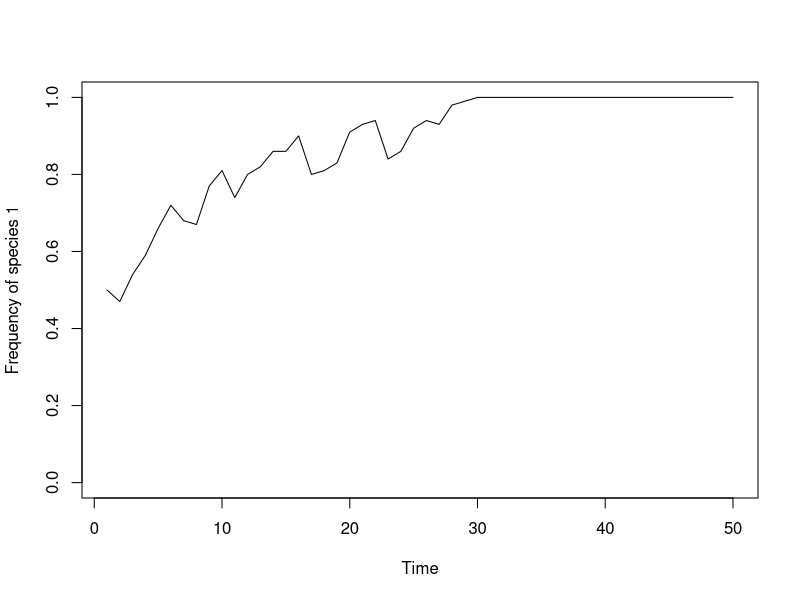

Reproduce this figure in R.
J <- 100
init.1 <- J/2
COM <- vector(length = J)
COM[1:init.1] <- 1; COM[(init.1+1):J] <- 2
num.years <- 50
year <- 2

fit.ratio <- 1.1

freq.1.vec <- vector(length = num.years)
freq.1.vec[1] <- init.1/J

for (i in 1:(J*(num.years-1))) {
  
  freq.1 <- sum(COM==1)/J; freq.2 <- 1 - freq.1
  Pr.1 <- fit.ratio*freq.1/(fit.ratio*freq.1 + freq.2)
  COM[ceiling(J*runif(1))] <- sample(c(1,2), 1, prob=c(Pr.1,1-Pr.1))
  
  if (i %% J == 0) {
    freq.1.vec[year] <- sum(COM==1)/J
    year <- year + 1
  }
}

plot(1:num.years, freq.1.vec, type="l", xlab="Time", 
     ylab="Frequency of species 1", ylim=c(0,1))
